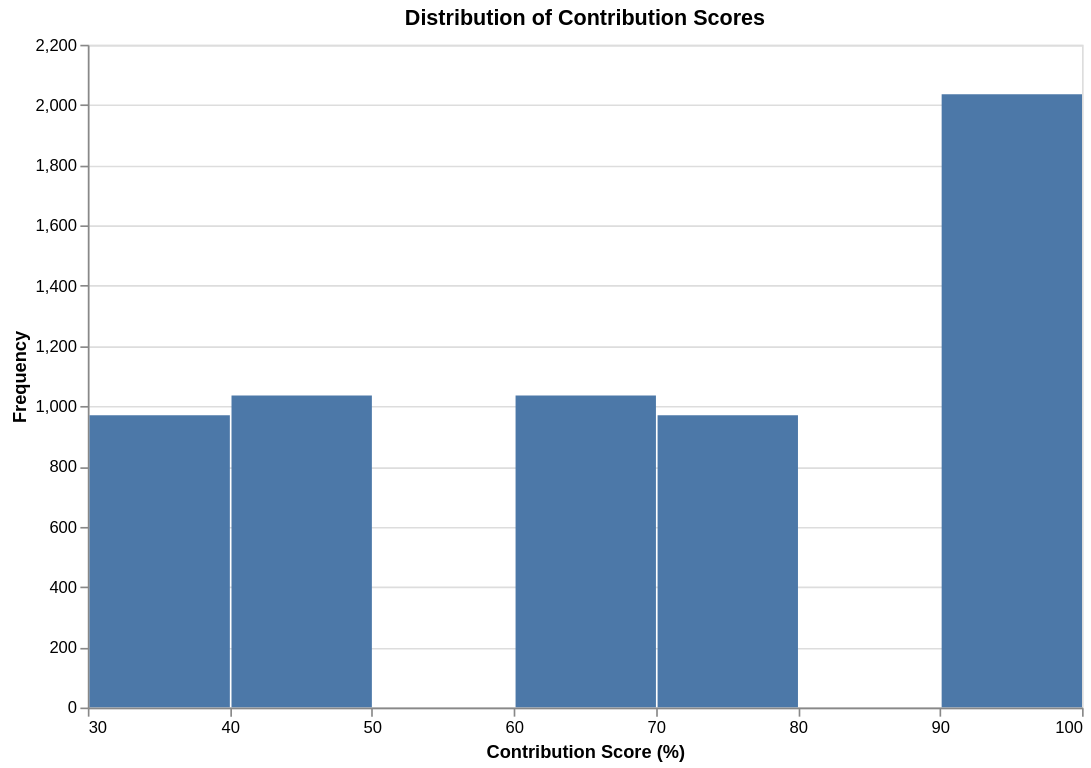

The code cell stored with this chart in its notebook:
### Markdown cell above
### 5. Distribution of Contribution Scores

### Code cell
alt.Chart(contribution_partner).mark_bar().encode(
    alt.X(
        "Score Contribution (%):Q",
        bin=alt.Bin(maxbins=8),
        title="Contribution Score (%)"
    ),
    alt.Y(
        "count()",
        title="Frequency"
    ),
    tooltip=[
        alt.Tooltip("count()", title="Frequency")
    ]
).properties(
    title="Distribution of Contribution Scores",
    width=600,
    height=400
).interactive()

### Figure 1 — Vega-Lite specification as saved in the notebook (floating-point values rounded to 4 significant figures; data arrays with more than 128 entries replaced by an {"elided": "..."} marker saying what was removed)
{"config": {"view": {"continuousWidth": 300, "continuousHeight": 300}}, "data": {"name": "data-f7f8c9d6b01e2a26cf72ce81f49a5979"}, "mark": {"type": "bar"}, "encoding": {"tooltip": [{"aggregate": "count", "title": "Frequency", "type": "quantitative"}], "x": {"bin": {"maxbins": 8}, "field": "Score Contribution (%)", "title": "Contribution Score (%)", "type": "quantitative"}, "y": {"aggregate": "count", "title": "Frequency", "type": "quantitative"}}, "height": 400, "params": [{"name": "param_1e9efca18e7a2868", "select": {"type": "interval", "encodings": ["x", "y"]}, "bind": "scales"}], "title": "Distribution of Contribution Scores", "width": 600, "$schema": "https://vega.github.io/schema/vega-lite/v6.1.0.json", "datasets": {"data-f7f8c9d6b01e2a26cf72ce81f49a5979": {"elided": "6048 records"}}}
